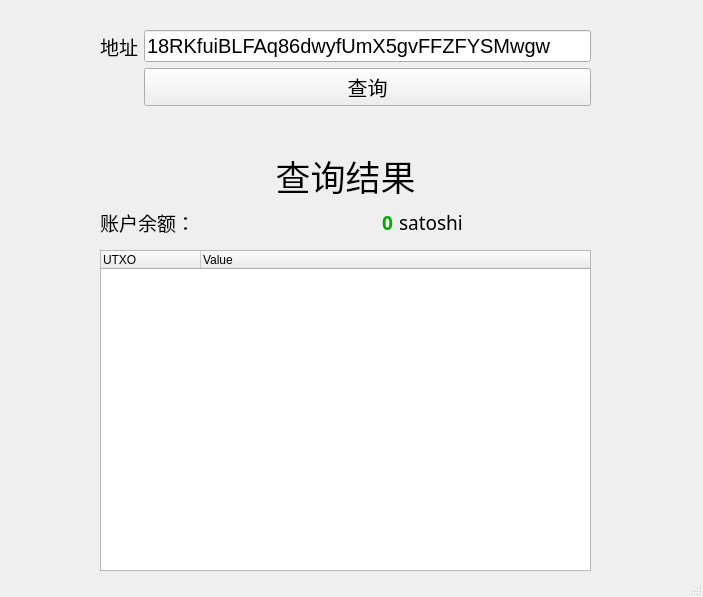
<?xml version="1.0" encoding="UTF-8"?>
<ui version="4.0">
 <class>MainWindow</class>
 <widget class="QMainWindow" name="MainWindow">
  <property name="geometry">
   <rect>
    <x>0</x>
    <y>0</y>
    <width>703</width>
    <height>597</height>
   </rect>
  </property>
  <property name="font">
   <font>
    <weight>50</weight>
    <bold>false</bold>
   </font>
  </property>
  <property name="windowTitle">
   <string>比特币账户查询</string>
  </property>
  <widget class="QWidget" name="centralwidget">
   <widget class="QWidget" name="formLayoutWidget">
    <property name="geometry">
     <rect>
      <x>100</x>
      <y>30</y>
      <width>491</width>
      <height>81</height>
     </rect>
    </property>
    <layout class="QFormLayout" name="formLayout">
     <item row="0" column="0">
      <widget class="QLabel" name="label">
       <property name="font">
        <font>
         <family>微软雅黑</family>
         <pointsize>14</pointsize>
        </font>
       </property>
       <property name="text">
        <string>地址</string>
       </property>
      </widget>
     </item>
     <item row="0" column="1">
      <widget class="QLineEdit" name="lineEdit">
       <property name="font">
        <font>
         <pointsize>15</pointsize>
        </font>
       </property>
       <property name="text">
        <string>18RKfuiBLFAq86dwyfUmX5gvFFZFYSMwgw</string>
       </property>
      </widget>
     </item>
     <item row="2" column="1">
      <widget class="QPushButton" name="pushButton">
       <property name="font">
        <font>
         <pointsize>15</pointsize>
        </font>
       </property>
       <property name="text">
        <string>查询</string>
       </property>
      </widget>
     </item>
    </layout>
   </widget>
   <widget class="QWidget" name="verticalLayoutWidget">
    <property name="geometry">
     <rect>
      <x>100</x>
      <y>150</y>
      <width>491</width>
      <height>101</height>
     </rect>
    </property>
    <layout class="QVBoxLayout" name="verticalLayout">
     <item>
      <widget class="QLabel" name="label_5">
       <property name="font">
        <font>
         <family>宋体</family>
         <pointsize>26</pointsize>
        </font>
       </property>
       <property name="text">
        <string>查询结果</string>
       </property>
       <property name="alignment">
        <set>Qt::AlignCenter</set>
       </property>
      </widget>
     </item>
     <item>
      <layout class="QFormLayout" name="formLayout_3">
       <item row="0" column="0">
        <widget class="QLabel" name="label_4">
         <property name="font">
          <font>
           <family>宋体</family>
           <pointsize>14</pointsize>
          </font>
         </property>
         <property name="text">
          <string>账户余额：</string>
         </property>
        </widget>
       </item>
       <item row="0" column="1">
        <layout class="QHBoxLayout" name="horizontalLayout_2">
         <item>
          <widget class="QLabel" name="label_2">
           <property name="font">
            <font>
             <family>黑体</family>
             <pointsize>14</pointsize>
             <weight>75</weight>
             <bold>true</bold>
             <strikeout>false</strikeout>
            </font>
           </property>
           <property name="text">
            <string>&lt;html&gt;&lt;head/&gt;&lt;body&gt;&lt;p&gt;&lt;span style=&quot; color:#00aa00;&quot;&gt;0&lt;/span&gt;&lt;/p&gt;&lt;/body&gt;&lt;/html&gt;</string>
           </property>
           <property name="alignment">
            <set>Qt::AlignRight|Qt::AlignTrailing|Qt::AlignVCenter</set>
           </property>
          </widget>
         </item>
         <item>
          <widget class="QLabel" name="label_3">
           <property name="font">
            <font>
             <family>宋体</family>
             <pointsize>14</pointsize>
            </font>
           </property>
           <property name="text">
            <string>satoshi</string>
           </property>
          </widget>
         </item>
        </layout>
       </item>
      </layout>
     </item>
    </layout>
   </widget>
   <widget class="QTreeWidget" name="treeWidget">
    <property name="geometry">
     <rect>
      <x>100</x>
      <y>250</y>
      <width>491</width>
      <height>321</height>
     </rect>
    </property>
    <property name="selectionBehavior">
     <enum>QAbstractItemView::SelectItems</enum>
    </property>
    <property name="headerHidden">
     <bool>false</bool>
    </property>
    <column>
     <property name="text">
      <string>UTXO</string>
     </property>
    </column>
    <column>
     <property name="text">
      <string>Value</string>
     </property>
    </column>
   </widget>
  </widget>
  <widget class="QStatusBar" name="statusbar"/>
 </widget>
 <resources/>
 <connections/>
</ui>
